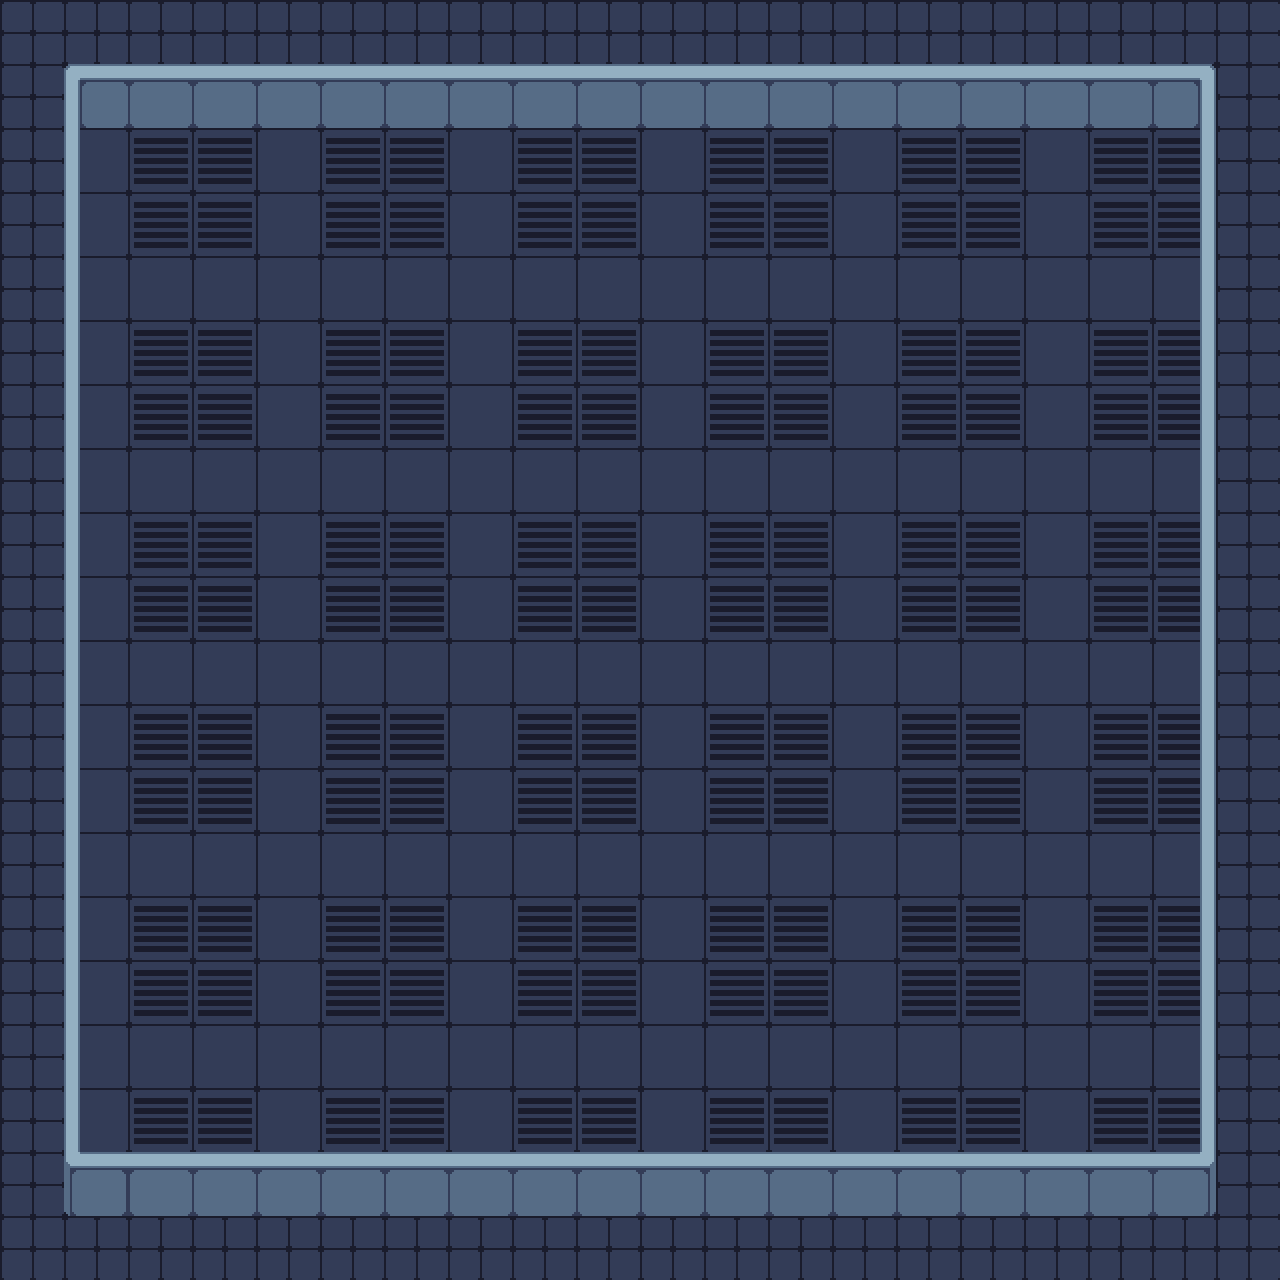

Rendered tile map (Tiled .tmx) drawn with the repository's tilesets; below, a short description and the full map source, tile grids included:
An orthogonal 20x20 tile map with 64x64 px tiles, 4 tile layers (Base, Decor, Wall, Objects).

<map version="1.10" tiledversion="1.11.0" orientation="orthogonal" renderorder="right-down" width="20" height="20" tilewidth="64" tileheight="64" infinite="0" nextlayerid="5" nextobjectid="1">
 <tileset firstgid="1" source="../tile/tech tileset x64.tsx" />
 <layer id="4" name="Base" width="20" height="20">
  <data encoding="csv">
71,71,71,71,71,71,71,71,71,71,71,71,71,71,71,71,71,71,71,71,
71,72,72,72,72,72,72,72,72,72,72,72,72,72,72,72,72,72,72,71,
71,72,70,70,72,70,70,72,70,70,72,70,70,72,70,70,72,70,70,71,
71,72,70,70,72,70,70,72,70,70,72,70,70,72,70,70,72,70,70,71,
71,72,72,72,72,72,72,72,72,72,72,72,72,72,72,72,72,72,72,71,
71,72,70,70,72,70,70,72,70,70,72,70,70,72,70,70,72,70,70,71,
71,72,70,70,72,70,70,72,70,70,72,70,70,72,70,70,72,70,70,71,
71,72,72,72,72,72,72,72,72,72,72,72,72,72,72,72,72,72,72,71,
71,72,70,70,72,70,70,72,70,70,72,70,70,72,70,70,72,70,70,71,
71,72,70,70,72,70,70,72,70,70,72,70,70,72,70,70,72,70,70,71,
71,72,72,72,72,72,72,72,72,72,72,72,72,72,72,72,72,72,72,71,
71,72,70,70,72,70,70,72,70,70,72,70,70,72,70,70,72,70,70,71,
71,72,70,70,72,70,70,72,70,70,72,70,70,72,70,70,72,70,70,71,
71,72,72,72,72,72,72,72,72,72,72,72,72,72,72,72,72,72,72,71,
71,72,70,70,72,70,70,72,70,70,72,70,70,72,70,70,72,70,70,71,
71,72,70,70,72,70,70,72,70,70,72,70,70,72,70,70,72,70,70,71,
71,72,72,72,72,72,72,72,72,72,72,72,72,72,72,72,72,72,72,71,
71,72,70,70,72,70,70,72,70,70,72,70,70,72,70,70,72,70,70,71,
71,72,70,70,72,70,70,72,70,70,72,70,70,72,70,70,72,70,70,71,
71,71,71,71,71,71,71,71,71,71,71,71,71,71,71,71,71,71,71,71
</data>
 </layer>
 <layer id="3" name="Decor" width="20" height="20">
  <data encoding="csv">
0,0,0,0,0,0,0,0,0,0,0,0,0,0,0,0,0,0,0,0,
0,0,0,0,0,0,0,0,0,0,0,0,0,0,0,0,0,0,0,0,
0,0,0,0,0,0,0,0,0,0,0,0,0,0,0,0,0,0,0,0,
0,0,0,0,0,0,0,0,0,0,0,0,0,0,0,0,0,0,0,0,
0,0,0,0,0,0,0,0,0,0,0,0,0,0,0,0,0,0,0,0,
0,0,0,0,0,0,0,0,0,0,0,0,0,0,0,0,0,0,0,0,
0,0,0,0,0,0,0,0,0,0,0,0,0,0,0,0,0,0,0,0,
0,0,0,0,0,0,0,0,0,0,0,0,0,0,0,0,0,0,0,0,
0,0,0,0,0,0,0,0,0,0,0,0,0,0,0,0,0,0,0,0,
0,0,0,0,0,0,0,0,0,0,0,0,0,0,0,0,0,0,0,0,
0,0,0,0,0,0,0,0,0,0,0,0,0,0,0,0,0,0,0,0,
0,0,0,0,0,0,0,0,0,0,0,0,0,0,0,0,0,0,0,0,
0,0,0,0,0,0,0,0,0,0,0,0,0,0,0,0,0,0,0,0,
0,0,0,0,0,0,0,0,0,0,0,0,0,0,0,0,0,0,0,0,
0,0,0,0,0,0,0,0,0,0,0,0,0,0,0,0,0,0,0,0,
0,0,0,0,0,0,0,0,0,0,0,0,0,0,0,0,0,0,0,0,
0,0,0,0,0,0,0,0,0,0,0,0,0,0,0,0,0,0,0,0,
0,0,0,0,0,0,0,0,0,0,0,0,0,0,0,0,0,0,0,0,
0,0,0,0,0,0,0,0,0,0,0,0,0,0,0,0,0,0,0,0,
0,0,0,0,0,0,0,0,0,0,0,0,0,0,0,0,0,0,0,0
</data>
 </layer>
 <layer id="1" name="Wall" width="20" height="20">
  <data encoding="csv">
0,0,0,0,0,0,0,0,0,0,0,0,0,0,0,0,0,0,0,0,
0,3,6,6,6,6,6,6,6,6,6,6,6,6,6,6,6,6,47,0,
0,76,0,0,0,0,0,0,0,0,0,0,0,0,0,0,0,0,84,0,
0,76,0,0,0,0,0,0,0,0,0,0,0,0,0,0,0,0,84,0,
0,76,0,0,0,0,0,0,0,0,0,0,0,0,0,0,0,0,84,0,
0,76,0,0,0,0,0,0,0,0,0,0,0,0,0,0,0,0,84,0,
0,76,0,0,0,0,0,0,0,0,0,0,0,0,0,0,0,0,84,0,
0,76,0,0,0,0,0,0,0,0,0,0,0,0,0,0,0,0,84,0,
0,76,0,0,0,0,0,0,0,0,0,0,0,0,0,0,0,0,84,0,
0,76,0,0,0,0,0,0,0,0,0,0,0,0,0,0,0,0,84,0,
0,76,0,0,0,0,0,0,0,0,0,0,0,0,0,0,0,0,84,0,
0,76,0,0,0,0,0,0,0,0,0,0,0,0,0,0,0,0,84,0,
0,76,0,0,0,0,0,0,0,0,0,0,0,0,0,0,0,0,84,0,
0,76,0,0,0,0,0,0,0,0,0,0,0,0,0,0,0,0,84,0,
0,76,0,0,0,0,0,0,0,0,0,0,0,0,0,0,0,0,84,0,
0,76,0,0,0,0,0,0,0,0,0,0,0,0,0,0,0,0,84,0,
0,76,0,0,0,0,0,0,0,0,0,0,0,0,0,0,0,0,84,0,
0,76,0,0,0,0,0,0,0,0,0,0,0,0,0,0,0,0,84,0,
0,335,376,376,376,376,376,376,376,376,376,376,376,376,376,376,376,376,379,0,
0,0,0,0,0,0,0,0,0,0,0,0,0,0,0,0,0,0,0,0
</data>
 </layer>
 <layer id="2" name="Objects" width="20" height="20">
  <data encoding="csv">
0,0,0,0,0,0,0,0,0,0,0,0,0,0,0,0,0,0,0,0,
0,0,0,0,0,0,0,0,0,0,0,0,0,0,0,0,0,0,0,0,
0,0,0,0,0,0,0,0,0,0,0,0,0,0,0,0,0,0,0,0,
0,0,0,0,0,0,0,0,0,0,0,0,0,0,0,0,0,0,0,0,
0,0,0,0,0,0,0,0,0,0,0,0,0,0,0,0,0,0,0,0,
0,0,0,0,0,0,0,0,0,0,0,0,0,0,0,0,0,0,0,0,
0,0,0,0,0,0,0,0,0,0,0,0,0,0,0,0,0,0,0,0,
0,0,0,0,0,0,0,0,0,0,0,0,0,0,0,0,0,0,0,0,
0,0,0,0,0,0,0,0,0,0,0,0,0,0,0,0,0,0,0,0,
0,0,0,0,0,0,0,0,0,0,0,0,0,0,0,0,0,0,0,0,
0,0,0,0,0,0,0,0,0,0,0,0,0,0,0,0,0,0,0,0,
0,0,0,0,0,0,0,0,0,0,0,0,0,0,0,0,0,0,0,0,
0,0,0,0,0,0,0,0,0,0,0,0,0,0,0,0,0,0,0,0,
0,0,0,0,0,0,0,0,0,0,0,0,0,0,0,0,0,0,0,0,
0,0,0,0,0,0,0,0,0,0,0,0,0,0,0,0,0,0,0,0,
0,0,0,0,0,0,0,0,0,0,0,0,0,0,0,0,0,0,0,0,
0,0,0,0,0,0,0,0,0,0,0,0,0,0,0,0,0,0,0,0,
0,0,0,0,0,0,0,0,0,0,0,0,0,0,0,0,0,0,0,0,
0,0,0,0,0,0,0,0,0,0,0,0,0,0,0,0,0,0,0,0,
0,0,0,0,0,0,0,0,0,0,0,0,0,0,0,0,0,0,0,0
</data>
 </layer>
</map>
